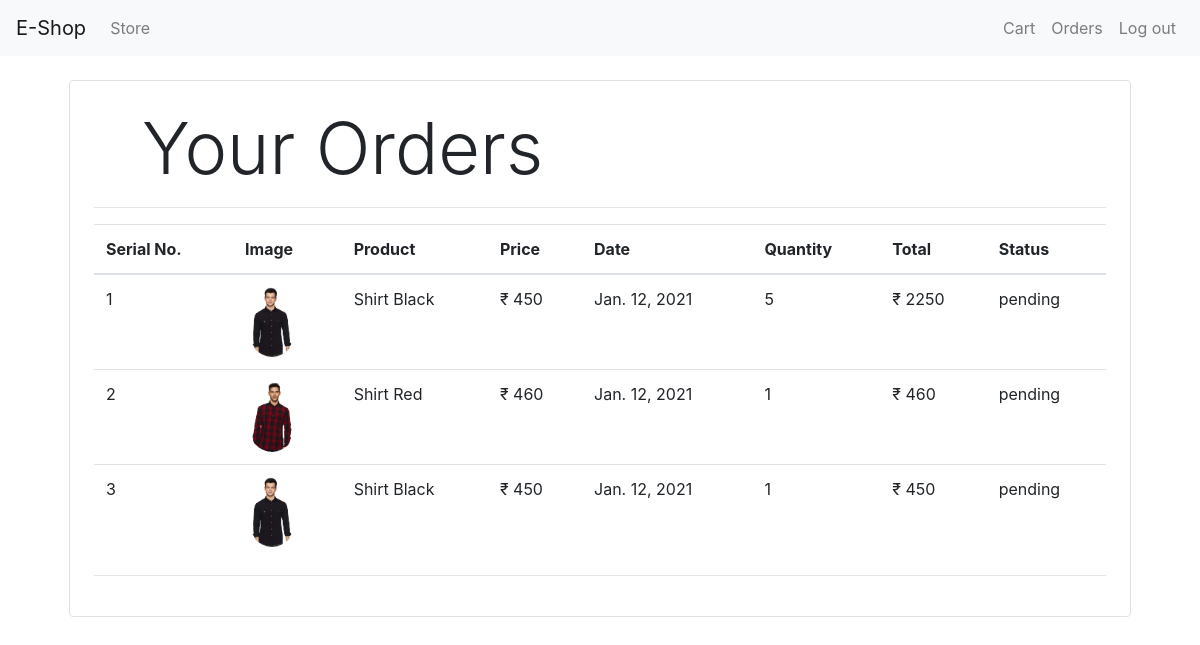
The app's page /orders (signed in) with its own data.
### store/models/orders.py (models this page shows, shortened)
class Order(models.Model):
    product = models.ForeignKey(Product,
                                on_delete=models.CASCADE)
    customer = models.ForeignKey(Customer,
                                 on_delete=models.CASCADE)
    quantity = models.IntegerField(default=1)
    price = models.IntegerField()
    address = models.CharField(max_length=100, default='', blank=True)
    phone = models.CharField(max_length=100, default='', blank=True)
    date = models.DateField(default=datetime.datetime.today)
    @staticmethod
    def get_order_by_customer(customer_id):
        return Order.objects.filter(customer=customer_id)

### store/models/product.py (models this page shows, shortened)
class Product(models.Model):
    name = models.CharField(max_length=50)
    price = models.IntegerField(default=0)
    category = models.ForeignKey(Category, on_delete=models.CASCADE, default=1)
    description = models.CharField(max_length=200, default='', null=True, blank=True)
    image = models.ImageField(upload_to='uploads/products/')

### store/views/orders.py (the view)
# urls.py: path('orders', OrderView.as_view(), name="orders")
class OrderView(View):
    def get(self, request):
        customer = request.session.get('customer')
        orders = Order.get_order_by_customer(customer)
        print(orders)
        return render(request, 'orders.html', {'orders': orders})

### store/templatetags/custom_filter.py (called while the page is built)
@register.filter(name='currency')
def currency(number):
    return '₹' + " " + str(number)

@register.filter(name='multiply')
def multiply(number, number1):
    return number * number1

### store/templates/orders.html
{% extends 'base.html' %}
{% block content %}
 {% load cart %}
    {% load custom_filter %}
    <div class="container">
        <div class="border rounded m-4 p-4">
           <p class="display-3 pl-4 ml-4">Your Orders</p>
            <hr>
            <table class="table">
                <thead>
                    <tr>
                        <th>Serial No.</th>
                        <th>Image</th>
                        <th>Product</th>
                        <th>Price</th>
                        <th>Date</th>
                        <th>Quantity</th>
                        <th>Total</th>
                        <th>Status</th>
                    </tr>
                </thead>
                <tbody>
                {% for order in orders %}
                    <tr>
                        <td> {{ forloop.counter }}  </td>
                        <td> <img class="rounded-circle" style="height: 70px" src = "{{ order.product.image.url }}" ></td>
                        <td>  {{ order.product.name }} </td>
                        <td>  {{ order.product.price|currency }} </td>
                        <td>  {{ order.date }} </td>
                        <td>  {{ order.quantity }} </td>
                        <td>  {{ order.quantity|multiply:order.price|currency }} </td>
                        <td>  {{ order.status|default:'pending' }} </td>
                    </tr>
                {% endfor %}
                </tbody>
            </table>
            <hr>
        </div>
    </div>
{% endblock %}

### records on screen
Order: product.image (picture), product.name "Shirt Black", product.price "₹ 450", date "Jan. 12, 2021", quantity "5", quantity|multiply "₹ 2250", status "pending"
Order: product.image (picture), product.name "Shirt Red", product.price "₹ 460", date "Jan. 12, 2021", quantity "1", quantity|multiply "₹ 460", status "pending"
Order: product.image (picture), product.name "Shirt Black", product.price "₹ 450", date "Jan. 12, 2021", quantity "1", quantity|multiply "₹ 450", status "pending"
